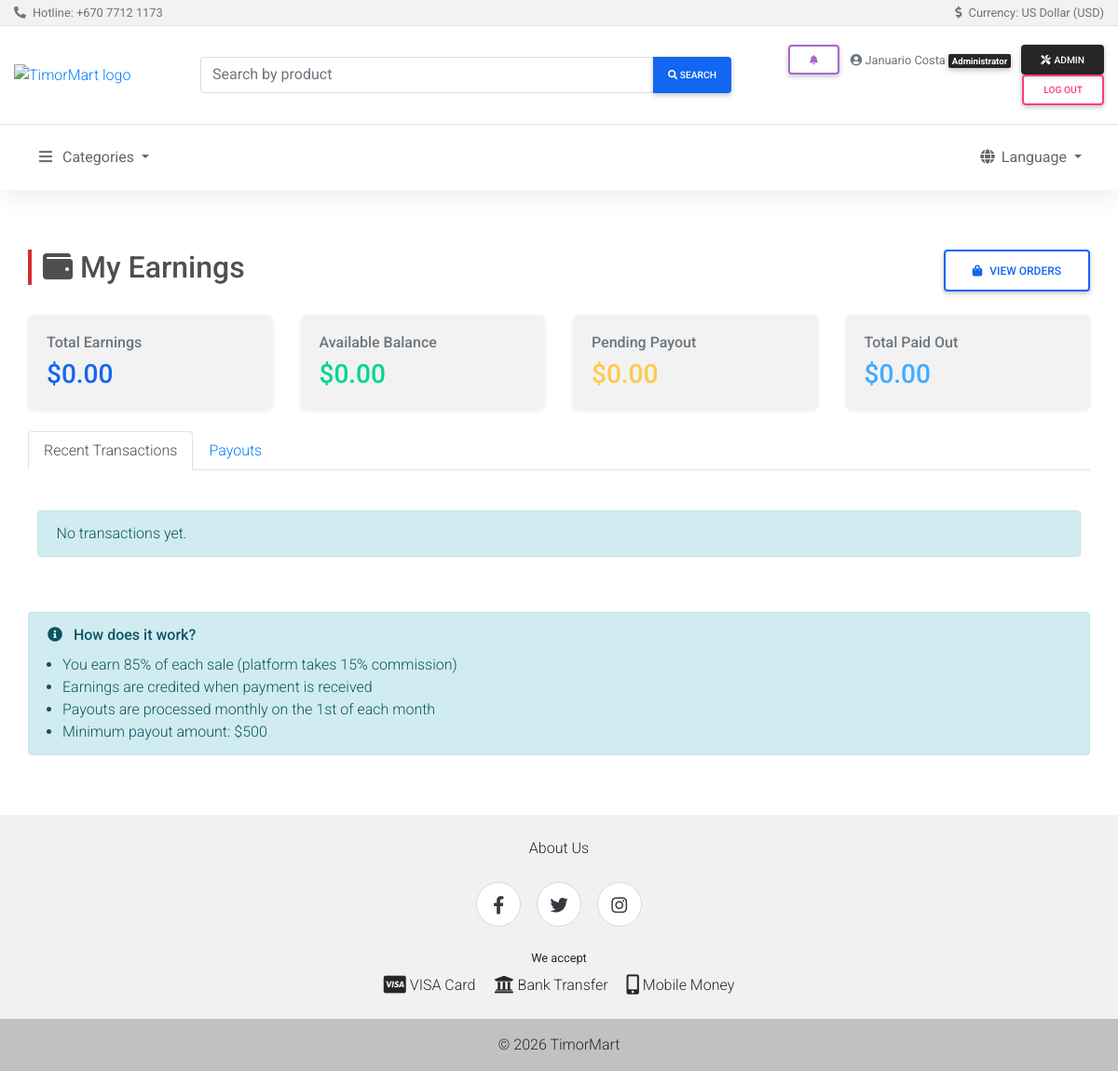
The app's page /seller/balance/ (signed in) with its own data.
### olretail/payment_models.py (models this page shows, shortened)
class SellerBalance(models.Model):
    seller = models.OneToOneField('olretail.Seller', on_delete=models.CASCADE, related_name='balance')
    total_earnings = models.BigIntegerField(default=0)
    total_payouts = models.BigIntegerField(default=0)
    pending_payout = models.BigIntegerField(default=0)
    available_balance = models.BigIntegerField(default=0)
    min_payout_cents = models.BigIntegerField(default=50000)  # $500 minimum
    updated_at = models.DateTimeField(auto_now=True)
    @property
    def available_balance_dollars(self):
        return self.available_balance / 100
    @property
    def pending_payout_dollars(self):
        return self.pending_payout / 100
    @property
    def total_earnings_dollars(self):
        return self.total_earnings / 100
    @property
    def total_payouts_dollars(self):
        return self.total_payouts / 100

### olretail/payment_views.py (the view)
# urls.py: path("seller/balance/", payment_views.seller_balance, name="seller_balance"),
@login_required
def seller_balance(request):
    try:
        seller = request.user.seller
        balance, _ = SellerBalance.objects.get_or_create(seller=seller)
    except Seller.DoesNotExist:
        messages.error(request, _('You must be a seller to view this page.'))
        return redirect('olretail:index')
    transactions = Transaction.objects.filter(seller=seller).order_by('-created_at')[:20]
    payouts = seller.payouts.order_by('-scheduled_date')[:10]
    context = {
        'balance': balance,
        'transactions': transactions,
        'payouts': payouts,
    }
    return render(request, 'olretail/seller_balance.html', context)

### accounts/roles.py (called while the page is built)
def is_buyer(user):
    if not user.is_authenticated or user.is_staff:
        return False
    return hasattr(user, "buyer") or user.groups.filter(name=BUYER_GROUP).exists()

def is_seller(user):
    if not user.is_authenticated or user.is_staff:
        return False
    return hasattr(user, "seller")

def is_courier(user):
    if not user.is_authenticated or user.is_staff:
        return False
    return hasattr(user, "courier")

### olretail/context_processors.py (called while the page is built)
def categories(request):
    return {"categories": Category.objects.all()}

def roles(request):
    from accounts.roles import is_buyer, is_courier, is_seller  # local import: avoid app-load cycle
    return {
        "is_buyer": is_buyer(request.user),
        "is_seller": is_seller(request.user),
        "is_courier": is_courier(request.user),
    }

def notifications(request):
    if not request.user.is_authenticated:
        return {"unread_notification_count": 0, "recent_notifications": []}
    qs = Notification.objects.filter(recipient=request.user).select_related("order")
    return {
        "unread_notification_count": qs.filter(is_read=False).count(),
        "recent_notifications": qs[:8],
    }

### templates/olretail/seller_balance.html (shortened to what this page needs)
{% extends "shared/base.html" %}
{% load i18n %}
{% block content %}
<main class="py-5">
  <div class="container-fluid">
    <div class="row mb-4">
      <div class="col-md-8">
        <h1 class="h2 page-header-bar">
          <i class="fas fa-wallet mr-2"></i>{% trans "My Earnings" %}
        </h1>
      </div>
      <div class="col-md-4 text-right">
        <a href="{% url 'olretail:seller_orders' %}" class="btn btn-outline-primary">
          <i class="fas fa-shopping-bag mr-2"></i>{% trans "View Orders" %}
        </a>
      </div>
    </div>
    <div class="row mb-4">
      <div class="col-md-3">
        <div class="card border-0 shadow-sm bg-light">
          <div class="card-body">
            <h6 class="text-muted mb-2">{% trans "Total Earnings" %}</h6>
            <h3 class="text-primary mb-0">${{ balance.total_earnings_dollars|floatformat:2 }}</h3>
          </div>
        </div>
      </div>
      <div class="col-md-3">
        <div class="card border-0 shadow-sm bg-light">
          <div class="card-body">
            <h6 class="text-muted mb-2">{% trans "Available Balance" %}</h6>
            <h3 class="text-success mb-0">${{ balance.available_balance_dollars|floatformat:2 }}</h3>
          </div>
        </div>
      </div>
      <div class="col-md-3">
        <div class="card border-0 shadow-sm bg-light">
          <div class="card-body">
            <h6 class="text-muted mb-2">{% trans "Pending Payout" %}</h6>
            <h3 class="text-warning mb-0">${{ balance.pending_payout_dollars|floatformat:2 }}</h3>
          </div>
        </div>
      </div>
      <div class="col-md-3">
        <div class="card border-0 shadow-sm bg-light">
          <div class="card-body">
            <h6 class="text-muted mb-2">{% trans "Total Paid Out" %}</h6>
            <h3 class="text-info mb-0">${{ balance.total_payouts_dollars|floatformat:2 }}</h3>
          </div>
        </div>
      </div>
    </div>
    <ul class="nav nav-tabs mb-4" role="tablist">
      <li class="nav-item">
        <a class="nav-link active" id="transactions-tab" data-toggle="tab" href="#transactions" role="tab">
          {% trans "Recent Transactions" %}
        </a>
      </li>
      <li class="nav-item">
        <a class="nav-link" id="payouts-tab" data-toggle="tab" href="#payouts" role="tab">
          {% trans "Payouts" %}
        </a>
      </li>
    </ul>
    <div class="tab-content">
      <div class="tab-pane fade show active" id="transactions" role="tabpanel">
        {% if transactions %}
          <div class="card border-0 shadow-sm">
            <div class="table-responsive">
              <table class="table table-hover mb-0">
                <thead class="table-light">
                  <tr>
                    <th>{% trans "Date" %}</th>
                    <th>{% trans "Order" %}</th>
                    <th>{% trans "Type" %}</th>
                    <th>{% trans "Description" %}</th>
                    <th class="text-right">{% trans "Amount" %}</th>
                  </tr>
                </thead>
                <tbody>
                  {% for transaction in transactions %}
                  <tr>
                    <td>
                      <small>{{ transaction.created_at|date:"M d, Y" }}</small>
                    </td>
                    <td>
                      <a href="{% url 'olretail:order_detail' transaction.order.id %}">
                        {{ transaction.order.order_number }}
                      </a>
                    </td>
                    <td>
                      <span class="badge badge-light">{{ transaction.get_transaction_type_display }}</span>
                    </td>
                    <td>
                      <small>{{ transaction.description }}</small>
                    </td>
                    <td class="text-right font-weight-bold">
                      {% if transaction.transaction_type == 'commission' %}
                        <span class="text-success">+${{ transaction.amount_dollars|floatformat:2 }}</span>
                      {% else %}
                        <span class="text-danger">-${{ transaction.amount_dollars|floatformat:2 }}</span>
                      {% endif %}
                    </td>
                  </tr>
                  {% endfor %}
                </tbody>
              </table>
            </div>
          </div>
        {% else %}
          <div class="alert alert-info">
            {% trans "No transactions yet." %}
          </div>
        {% endif %}
      </div>
    </div>
    <div class="alert alert-info mt-4">
      <i class="fas fa-info-circle mr-2"></i>
      <strong>{% trans "How does it work?" %}</strong><br>
      <ul class="mb-0 pl-3 mt-2">
        <li>{% trans "You earn 85% of each sale (platform takes 15% commission)" %}</li>
        <li>{% trans "Earnings are credited when payment is received" %}</li>
        <li>{% trans "Payouts are processed monthly on the 1st of each month" %}</li>
        <li>{% trans "Minimum payout amount: $500" %}</li>
      </ul>
    </div>
  </div>
</main>
{% endblock %}

### templates/shared/header.html (shortened to what this page needs)
{% load i18n %}
{% load static %}
<header>
  <div class="bg-light border-bottom py-1">
    <div class="container-fluid d-flex flex-wrap justify-content-between align-items-center small text-muted">
      <div>
        <i class="fas fa-phone-alt mr-1" aria-hidden="true"></i>
        {% trans 'Hotline' %}: <a href="tel:+67077121173" class="text-muted">+670 7712 1173</a>
      </div>
      <div>
        <i class="fas fa-dollar-sign mr-1" aria-hidden="true"></i>
        {% trans 'Currency' %}: {% trans 'US Dollar (USD)' %}
      </div>
    </div>
  </div>
  <div class="container-fluid">
    <div class="row jumbotron white border-bottom mb-0 py-3 align-items-center">
      <div class="col-md-2 my-1">
        <a href="{% url 'olretail:index' %}" aria-label="{% trans 'Home' %}">
          <img src="{% static 'mdb/img/logo.jpg' %}" height="180" alt="TimorMart logo">
        </a>
      </div>
      <div class="col-md-6 my-1">
        <form action="{% url 'olretail:search' %}" method="get" role="search">
          <div class="md-form md-outline input-group md-input-group w-100 my-0">
            <input type="search" class="form-control mb-0" name="q" value="{{ query|default:'' }}"
                   placeholder="{% trans 'Search by product' %}" aria-label="{% trans 'Search by product' %}">
            <div class="input-group-append">
              <button class="btn btn-primary btn-md px-3 m-0" type="submit">
                <i class="fa fa-search" aria-hidden="true"></i>
                <span class="d-none d-sm-inline"> {% trans 'Search' %}</span>
              </button>
            </div>
          </div>
        </form>
      </div>
      <div class="col-md-4 my-1 text-md-right">
        {% if user.is_authenticated %}
        <div class="dropdown d-inline-block mr-2">
          <a class="btn btn-sm btn-outline-secondary my-0 position-relative" href="#" role="button"
             id="notificationsDropdown" data-toggle="dropdown" aria-haspopup="true" aria-expanded="false"
             aria-label="{% trans 'Notifications' %}">
            <i class="fas fa-bell" aria-hidden="true"></i>
          </a>
        </div>
        <span class="text-muted small mr-2">
          <i class="fas fa-user-circle" aria-hidden="true"></i>
          {{ user.get_full_name|default:user.username }}
          {% if user.is_staff %}<span class="badge badge-dark">{% trans 'Administrator' %}</span>
          {% elif is_buyer and is_seller %}<span class="badge badge-light border">{% trans 'Buyer & Seller' %}</span>
          {% elif is_seller %}<span class="badge badge-light border">{% trans 'Seller' %}</span>
          {% elif is_buyer %}<span class="badge badge-light border">{% trans 'Buyer' %}</span>{% endif %}
        </span>
        {% if user.is_staff %}
        <a href="{% url 'dashboard:overview' %}" class="btn btn-sm btn-dark my-0">
          <i class="fas fa-tools mr-1" aria-hidden="true"></i>{% trans 'Admin' %}
        </a>
        {% endif %}
        <form action="{% url 'accounts:logout' %}" method="post" class="d-inline">
          <button type="submit" class="btn btn-sm btn-outline-danger my-0">{% trans 'Log out' %}</button>
        </form>
        {% else %}
        <a href="{% url 'accounts:login' %}" class="btn btn-sm btn-outline-primary my-0">{% trans 'Sign in' %}</a>
        <a href="{% url 'accounts:register' %}" class="btn btn-sm btn-primary my-0">{% trans 'Sign up' %}</a>
        {% endif %}
      </div>
    </div>
  </div>
  <nav class="navbar navbar-expand-lg sticky-top navbar-light white">
    <div class="container-fluid">
      <div class="collapse navbar-collapse" id="mainNav">
        <ul class="navbar-nav align-items-start">
          <li class="nav-item dropdown">
            <a class="nav-link dropdown-toggle" data-toggle="dropdown" href="#" role="button"
               aria-haspopup="true" aria-expanded="false">
              <i class="fas fa-bars text-muted mr-2" aria-hidden="true"></i>{% trans 'Categories' %}
            </a>
          </li>
        </ul>
        <ul class="navbar-nav ml-md-auto align-items-start">
          <li class="nav-item dropdown">
            <a class="nav-link dropdown-toggle" data-toggle="dropdown" href="#" role="button"
               aria-haspopup="true" aria-expanded="false">
              <i class="fas fa-globe mr-1" aria-hidden="true"></i>{% trans 'Language' %}
            </a>
          </li>
        </ul>
      </div>
    </div>
  </nav>
</header>

### templates/shared/base.html (style rules this page uses)
main { min-height: 60vh; }
.page-header-bar { border-left: 4px solid #d32f2f; padding-left: .75rem; }
html { scroll-behavior: smooth; }
img { max-width: 100%; }
.card-body, td, .alert, .list-group-item { overflow-wrap: anywhere; }

### records on screen
SellerBalance: total_earnings_dollars "0.00", available_balance_dollars "0.00", pending_payout_dollars "0.00", total_payouts_dollars "0.00"

### other values on screen
{{ user.get_full_name|default:user.username }} "Januario Costa"
